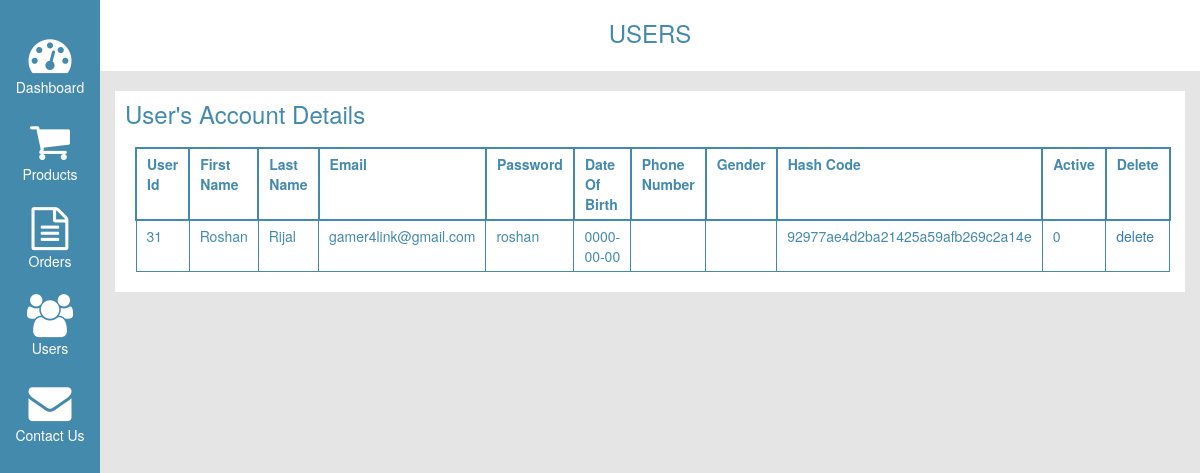
Page /admin/users.php on the earlier database version.
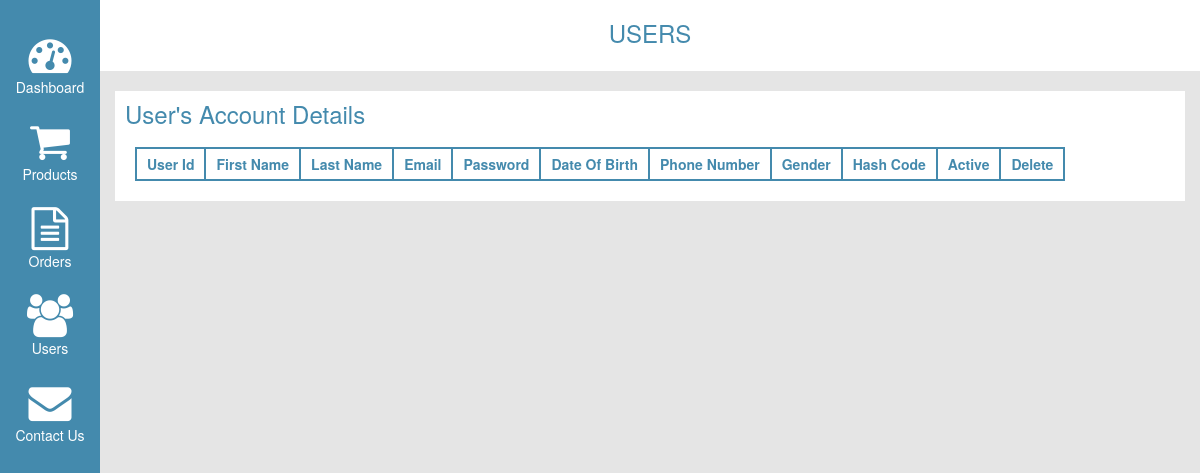
Same page on the later database version.
### tables this page shows
CREATE TABLE `users` (
  `user_id` int(11) NOT NULL,
  `firstname` varchar(255) NOT NULL,
  `lastname` varchar(255) NOT NULL,
  `password` varchar(255) NOT NULL,
  `email` varchar(255) NOT NULL,
  `dob` date NOT NULL,
  `phonenumber` varchar(255) NOT NULL,
  `gender` varchar(255) NOT NULL,
  `hash` varchar(32) NOT NULL,
  `active` tinyint(1) NOT NULL
);

### include/classes/class.admin.php (called while the page is built, shortened)
<?php
class ADMIN
{
	private $conn;
	public function __construct()
	{
		$database = new Database();
		$db = $database->dbConn();
		$this->conn = $db;
    }
	public function runQuery($sql)
	{
		$stmt = $this->conn->prepare($sql);
		return $stmt;
	}
}

### admin/users.php (the view, shortened to what this page needs)
<?php
include ("header.php");
?>
<div class="col-xs-12 col-sm-11 col-md-11 no-padding main-title">
    <h3>users</h3>
</div>
<div class="col-xs-12 col-sm-11 col-md-11">
    <div class="db-contents">
        <h3>user's account details</h3>
        <table>
                <th>user id</th>
                <th>first name</th>
                <th>last name</th>
                <th>email</th>
                <th>password</th>
                <th>date of birth</th>
                <th>phone number</th>
                <th>gender</th>
                <th>hash code</th>
                <th>active</th>
                <th>delete</th>
        <?php
            require_once '../include/classes/class.admin.php';
            $admin=new ADMIN;
            function displayData($result)
            {
                while ($row = $result->fetch(PDO::FETCH_ASSOC)) {
                    print "<tr >";
                        print "<td>".$row["user_id"] . "</td>";
                        print "<td>".$row["firstname"] . "</td>";
                        print "<td>".$row["lastname"] . "</td>";
                        print "<td>".$row["email"] . "</td>";
                        print "<td>".$row["password"] . "</td>";
                        print "<td>".$row["dob"] . "</td>";
                        print "<td>".$row["phonenumber"] . "</td>";
                        print "<td>".$row["gender"] . "</td>";
                        print "<td>".$row["hash"] . "</td>";
                        print "<td>".$row["active"] . "</td>";
                        print "<td><a onclick='return confirmDel()' href=?mode=del&id=".$row['user_id'].">delete</a></td>";
                    print "</tr>";
                }
            }
            try{
                $result =$admin->runQuery("SELECT * FROM users");
                $result->execute();
                displayData($result);
            }catch(PDOException $ex){
                echo $ex->getMessage();
            }
        ?>
    </div>
</div>
<?php
include ("footer.php");
?>

Differences in the rows shown:
removed users: user_id "31", firstname "Roshan", lastname "Rijal", email "gamer4link@gmail.com", password "roshan", dob "0000-00-00", hash "92977ae4d2ba21425a59afb269c2a14e", active "0"
